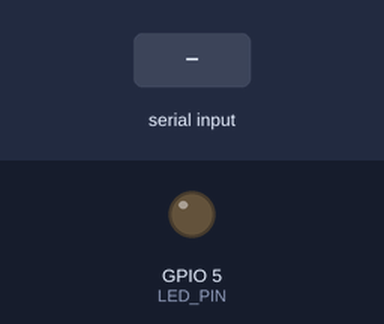
Simulated run of this sketch. Board: ESP32. Shown: output pins drawn as LEDs (lit = HIGH). The inputs (shaded band) are chosen by the test bench.

Above: at 1.2 s.
1.3 s: "1" received over Serial
At 2.5 s:
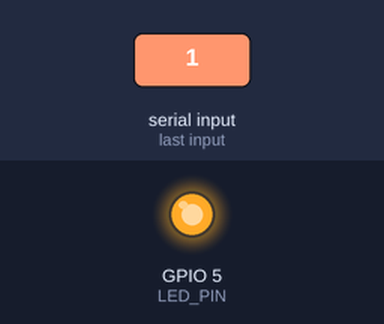
2.8 s: "0" received over Serial
At 3.6 s:
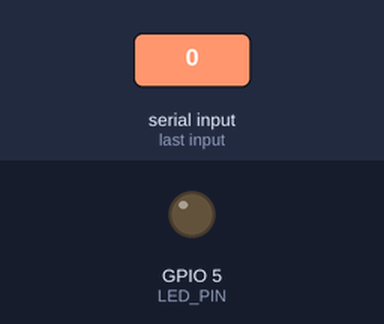
Timing chart, 0 to 5.8 s (numbered marks = the images above; inputs shaded):
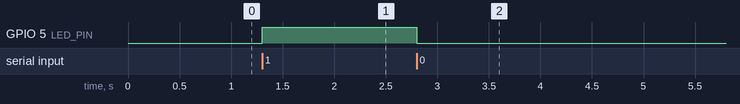

The sketch:

ESP_PY.ino
```cpp
#define LED_PIN 5  // GPIO 5 is the built-in LED on many ESP32 boards

void setup() {
  Serial.begin(9600);
  pinMode(LED_PIN, OUTPUT);
}

void loop() {
  if (Serial.available()) {
    char command = Serial.read();

    if (command == '1') {
      digitalWrite(LED_PIN, HIGH);  // Turn ON LED
    } else if (command == '0') {
      digitalWrite(LED_PIN, LOW);   // Turn OFF LED
    }
  }
}
```

Measured:
- after the input at 1.3 s, GPIO 5 (LED_PIN): LOW → HIGH at once
- after the input at 2.8 s, GPIO 5 (LED_PIN): HIGH → LOW at once
